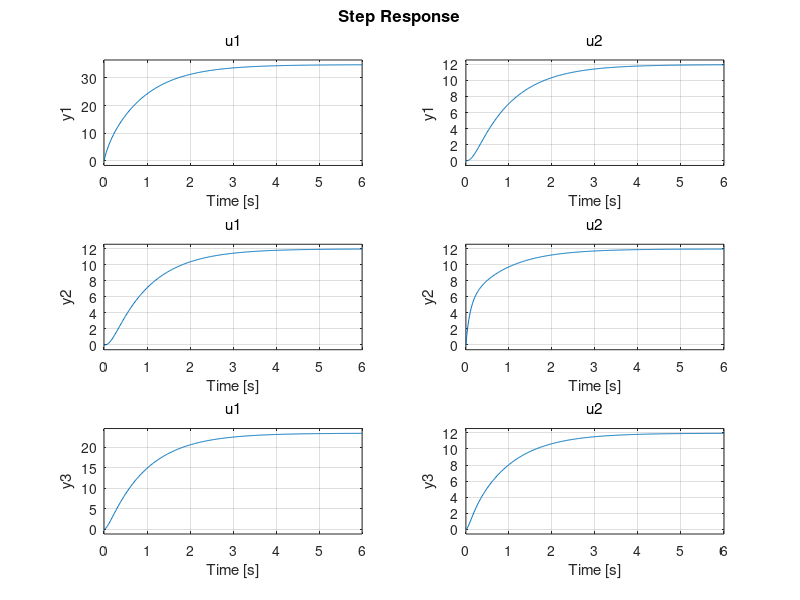

This chart was generated by the following MATLAB code: (Note: this script raises an error after producing the figure.)
clc
clear
close all

%Parameters value of three?tank system
mu13=0.5*10; mu20=0.675*10; mu32=0.5*10;
S=0.0154; Sn=50*5e-5; W=sqrt ( 2 * 9.81 );
%Output operat ing Points (m)
Y10=0.400; Y20=0.200; Y30=0.300;
%Input operat ing Points (m3/s )
U10=0.350e-004; U20=0.375e-004;
%Matrix A
A11=-(mu13*Sn*W)/ (2*S*sqrt (Y10-Y30 ) ) ; A12=0;
A13=-A11;
A21=0;A23=(mu32*Sn*W)/ ( 2*S*sqrt(Y30-Y20 ) ) ;
A22=-A23-((mu20*Sn*W)/ ( 2*S*sqrt(Y20 ) ) ) ;
A31=-A11 ; A32=A23 ; A33=-A32-A31 ;
A=[A11 A12 A13 ; A21 A22 A23 ; A31 A32 A33 ] ;
%Matrix B
B11=1/S ; B12=0;
B21=0;B22=1/S ;
B31=0;B32=0;
B=[B11 B12 ; B21 B22 ;B31 B32 ] ;
%Continuous to d i s c r e t s t a t e space transformat ion
% 
C=eye(3);
D=zeros(3,2);
ve=ss(A,B,C,D);
step(ve)
close all

tm=0.001;
tm2=0.005;
H1=tf([0.65 8],[1 0]);
H1d=c2d(H1,tm2);

% H2=tf();
[Ad, Bd] = c2d(A,B,tm) ;
Cd=eye(3); %La salida del sistema son los tres estados
Ada = [Ad zeros(3,2);
      -Cd(1:2,:) ones(2,2)];
Bda = [Bd; zeros(2,2)];
% Bd1 = [Bd(:,1); 0];
pc = [-0.0834  -0.0305  -0.0408   -100  -120];
pd= exp(pc*tm);%[0.92 0.97 0.96 0.95 0.94];
% K=acker(Ada, Bd1,pd)
% K = place(Ada,Bda,pd);
% K1= K(:,1:3);
% K2=K(:,4:5);
K2=[-0.95 -0.32; -0.3 -0.91]*10e-4;
K1=[21.6 3 -5; 2.9 19 -4]*10e-4;
K=[K1 K2];

%valore maximos y minimos para evitar daños
q_max=1.5*10e-4; %1.2
q_min=0;
h_max=0.62;
h_min=0;

%referencias
t=0:tm:3000*tm-tm;
% [m n]=size(t); 
% q1=zeros(n,1);
% q2=zeros(n,1);
q1=[0.4*ones(1,250) 0.45*ones(1,1250) 0.4*ones(1,1000) 0.45*ones(1,500)];
q2=[0.2*ones(1,400) 0.225*ones(1,1600) 0.2*ones(1,1000)];
% b = 250;
% a= 100;
% r1 = (b-a).*rand(1) + a;
% b1 = 400;
% a1= 100;
% r2 = (b1-a1).*rand(1) + a1;
% for i=1:n
%     if i < r1
%         q1(i) = r1;
%     else
%         b = 250+r1;
%         a= r1;
%         r1 = (b-a).*rand(1) + a;
%     end
%     
%     if r2 < i
%         q2(i) = r2;
%     else
%         b1 = 400+r2;
%         a1= r2;%100;
%         r2 = (b1-a1).*rand(1) + a1;
%     end
% end
t=t';
q1=q1'; %vector columna ref 1
q2=q2'; %vector columna ref 2

[n m]=size(q1); % n vector de tiempos en muestras

%Estados en el tiempo k
x1=zeros(n,1);
x2=zeros(n,1);
x3=zeros(n,1);

%Estados en el tiempo k+1
x1_k1=zeros(n,1);
x2_k1=zeros(n,1);
x3_k1=zeros(n,1);

%entradas del sistema
u11=zeros(n,1);
u22=zeros(n,1);

%accion integral en el tiempo k
ai1=0;
ai2=0;

%accion integral en el tiempo k-1
ai1_k1=0;
ai2_k1=0;

u1=0;
u2=0;

ek1=0;
ek2=0;
uk1=0;
uk2=0;

for i=1:n-1
    %calculo el error
    e1=q1(i)-x1(i);
    e2=q2(i)-x2(i);
    
    %calculo la accion de control u1 y u2
    u1 = 0.65*e1-0.61*ek1+uk1;
    u2 = 0.65*e2-0.61*ek2+uk2;
    ek1=e1;
    ek2=e2;
    uk1=u1;
    uk2=u2;
    %     ai1=e1+ai1_k1;
%     ai2=e2+ai2_k1;
%     ui1=K2(1,1)*ai1+K2(1,2)*ai2;
%     ui2=K2(2,1)*ai1+K2(2,2)*ai2;
%     ui1=-ui1; %accion integral
%     ui2=-ui2; %accion integral
%     up1=K1(1,1)*x1(i)+K1(1,2)*x2(i)+K1(1,3)*x3(i);
%     up2=K1(2,1)*x1(i)+K1(2,2)*x2(i)+K1(2,3)*x3(i);
%     up1=-up1; %accion propocional
%     up2=-up2; %accion propocional
%     u1=ui1+up1; %accion de control
%     u2=ui2+up2; %accion de control
    %Saturacion para evitar daños en los acutadores
%     if u1>q_max
%         u1=q_max;
%     end
%     
%     if u2>q_max
%         u2=q_max;
%     end
%     
%     if u1<q_min
%         u1=q_min;
%     end
%     
%     if u2<q_min
%         u2=q_min;
%     end
    
    %accion de control
    u11(i)=u1;
    u22(i)=u2;
    %actualizo
    ai1_k1=ai1;
    ai2_k1=ai2;
    
    %calculo los estados
    x1_k1(i)=Ad(1,:)*[x1(i);x2(i);x3(i)]+Bd(1,:)*[u1;u2];%A11*x1(i)+A12*x2(i)+A13*x3(i)+B11*u1+B12*u2;
    x2_k1(i)=Ad(2,:)*[x1(i);x2(i);x3(i)]+Bd(2,:)*[u1;u2];%A21*x1(i)+A22*x2(i)+A23*x3(i)+B21*u1+B22*u2;
    x3_k1(i)=Ad(3,:)*[x1(i);x2(i);x3(i)]+Bd(3,:)*[u1;u2];%A31*x1(i)+A32*x2(i)+A33*x3(i)+B31*u1+B32*u2;
   
    %actualizo los estados
    x1(i+1)=x1_k1(i);
    x2(i+1)=x2_k1(i);
    x3(i+1)=x3_k1(i);
end

subplot(1,3,1)
plot(t,x1,'b',t,q1,'--r')
xlabel('Tiempo (s)')
ylabel('l_{1}(m)')
legend('Level 1','q_{1}(m)')
title('Altura del tanque 1')

subplot(1,3,2)
plot(t,x2,'b',t,q2,'--r')
xlabel('Tiempo (s)')
ylabel('l_{2}(m)')
legend('Level 2','q_{2}(m)')
title('Altura del tanque 2')


subplot(1,3,3)
plot(t,x3,'b')
xlabel('Tiempo (s)')
ylabel('l_{3}(m)')
legend('Level 3')
title('Altura del tanque 3')
